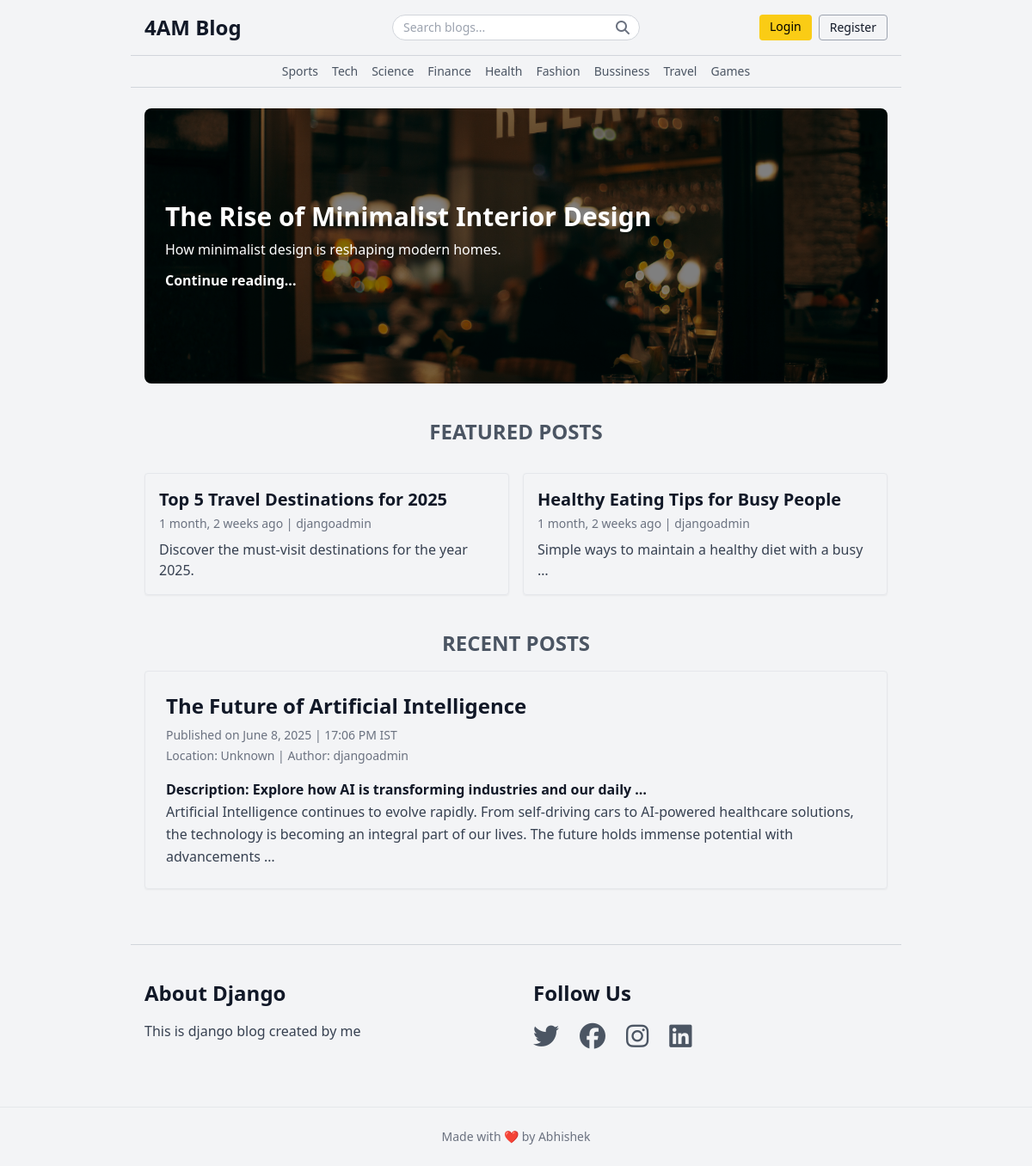
The page / on the database its author committed.
### blogs/models.py (models this page shows, shortened)
class Category(models.Model):
    category_name = models.CharField(max_length=50, unique=True)
    created_at = models.DateTimeField(auto_now_add=True)
    updated_at = models.DateTimeField(auto_now=True)
    class Meta:
        verbose_name_plural = 'categories'

class Blog(models.Model):
    title = models.CharField(max_length=100)
    slug = models.SlugField(max_length=150, unique=True, blank=True)
    category = models.ForeignKey(Category, on_delete=models.CASCADE)
    author = models.ForeignKey(User, on_delete=models.CASCADE)
    featured_image = models.ImageField(upload_to='uploads/%Y/%m/%d')
    short_description = models.TextField(max_length=500)
    blog_body = models.TextField(max_length=2000)
    status = models.CharField(
        max_length=20, choices=STATUS_CHOICES, default="Draft")
    is_featured = models.BooleanField(default=False)
    created_at = models.DateTimeField(auto_now_add=True)
    updated_at = models.DateTimeField(auto_now=True)

### blog_about/models.py (models this page shows, shortened)
class About(models.Model):
    about_heading = models.CharField(max_length=50)
    about_description = models.TextField(max_length=255)
    created_at = models.DateTimeField(auto_now_add=True)
    updated_at = models.DateTimeField(auto_now=True)
    class Meta:
        verbose_name_plural = 'About'

class SocialLink(models.Model):
    plateform = models.CharField(max_length=25)
    link = models.URLField(max_length=100)
    created_at = models.DateTimeField(auto_now_add=True)
    updated_at = models.DateTimeField(auto_now=True)

### blog_main/views.py (the view)
# urls.py: 2. Add a URL to urlpatterns:  path('', views.home, name='home')
def home(request):
    featured_posts = Blog.objects.filter(
        is_featured=True, status='Published').order_by('updated_at', )
    posts = Blog.objects.filter(is_featured=False, status='Published')
    try:
        about = About.objects.get()
    except:
        about = None
    context = {
        'featured_posts': featured_posts,
        'posts': posts,
        'about': about
    }
    return render(request, 'home.html', context)

### blogs/context_processors.py (called while the page is built)
def get_categories(request):
    categories = Category.objects.all()
    return dict(categories=categories)

def get_social_links(request):
    social_links = SocialLink.objects.all()
    return dict(social_links=social_links)

### templates/home.html (shortened to what this page needs)
{% extends "base.html" %}
{% load static %}
{% block content %}
{% for post in featured_posts %}
  {% if forloop.first %}
  <section class="max-w-4xl mx-auto px-4 mt-6">
    <div class="relative rounded-lg overflow-hidden h-64 md:h-80">
      <img src="{{ post.featured_image.url }}" alt="{{ post.title }}"
           class="absolute inset-0 w-full h-full object-cover brightness-50" />
      <div class="relative z-10 text-white p-6 h-full flex flex-col justify-center">
        <h2 class="text-3xl font-semibold mb-2">{{ post.title }}</h2>
        <p class="mb-3">{{ post.short_description }}</p>
        <a href="{% url 'blogs' post.slug %}" class="font-bold hover:text-yellow-300">Continue reading...</a>
      </div>
    </div>
  </section>
  {% endif %}
{% endfor %}
<section class="max-w-4xl mx-auto px-4 mt-10 grid gap-4 md:grid-cols-2">
  <div class="md:col-span-2 mb-4">
    <h2 class="text-2xl font-bold text-gray-600 uppercase text-center">Featured Posts</h2>
  </div>
  {% for post in featured_posts %}
    {% if not forloop.first %}
    <div class="border p-4 rounded shadow-sm">
      <h3 class="text-xl font-semibold mb-1">{{ post.title }}</h3>
      <p class="text-sm text-gray-500">{{ post.created_at|timesince }} ago | {{ post.author }}</p>
      <p class="mt-2 text-gray-700">{{ post.short_description|truncatewords:10 }}</p>
    </div>
    {% endif %}
  {% endfor %}
</section>
{% for post in posts %}
<section class="max-w-4xl mx-auto px-4 mt-10">
  <div class="md:col-span-2 mb-4">
    <h2 class="text-2xl font-bold text-gray-600 uppercase text-center">Recent Posts</h2>
  </div>
  <div class="sample_blog_post border p-6 rounded shadow-sm">
    <h2 class="text-2xl font-bold mb-2">{{ post.title }}</h2>
    <p class="text-sm text-gray-500 mb-1">
      Published on {{ post.created_at|date:"F j, Y" }} | {{ post.created_at|time:"H:i A" }} IST
    </p>
    <p class="text-sm text-gray-500 mb-4">
      Location: {{ post.author.profile.location|default:"Unknown" }} |
      Author: {{ post.author|default:post.author }}
    </p>
    <p class="font-bold leading-relaxed">
      {{ post.short_description|truncatewords:10 }}
    </p>
    <p class="text-gray-700 leading-relaxed">
      {{ post.blog_body|truncatewords:30 }}
    </p>
  </div>
</section>
{% endfor %}
<section class="max-w-4xl mx-auto px-4 mt-16 grid md:grid-cols-2 gap-10 border-t border-gray-300 pt-10">
  <div>
    <h3 class="text-2xl font-semibold mb-4">{{ about.about_heading }}</h3>
    <p class="text-gray-700">
      {{ about.about_description }}
    </p>
  </div>
  <div>
    <h3 class="text-2xl font-semibold mb-4">Follow Us</h3>
    {% if social_links %}
    <div class="flex space-x-6 text-3xl text-gray-600">
      {% for i in social_links %}
      <a href="https://twitter.com/yourprofile" target="_blank" class="hover:text-blue-500"><i class="fab fa-twitter"></i></a>
      <a href="https://facebook.com/yourprofile" target="_blank" class="hover:text-blue-700"><i class="fab fa-facebook"></i></a>
      <a href="https://instagram.com/yourprofile" target="_blank" class="hover:text-pink-600"><i class="fab fa-instagram"></i></a>
      <a href="{{ i.link }}" target="_blank" class="hover:text-blue-800"><i class="fab fa-linkedin"></i></a>
      {% endfor %}
    </div>
    {% endif %}
  </div>
</section>
{% endblock %}

### templates/base.html (shortened to what this page needs)
{% load static %}
<!DOCTYPE html>
<html lang="en">
<head>
  <script src="https://cdn.tailwindcss.com"></script>
  <link rel="stylesheet" href="https://cdnjs.cloudflare.com/ajax/libs/font-awesome/6.5.0/css/all.min.css" />
</head>
<body class="bg-gray-100 text-gray-900 font-sans ">
 <header class="max-w-4xl mx-auto px-4 py-4 border-b border-gray-300 flex items-center justify-between">
  <div class="w-1/3">
    <h1 class="text-2xl font-bold">
      <a href="/" class="hover:text-green-800 hover:transition hover:duration-700">4AM Blog</a>
    </h1>
  </div>
  <div class="w-1/3 flex justify-center">
    <form method="get" action="{% url 'search' %}" class="relative w-full max-w-xs">
      <input
        type="text"
        name="keyword"
        value="{{ keyword }}"
        placeholder="Search blogs..."
        class="w-full px-3 py-1 border border-gray-300 rounded-full text-sm focus:outline-none focus:ring-2 focus:ring-yellow-400"
      />
      <button type="submit" class="absolute right-3 top-1/2 transform -translate-y-1/2 text-gray-500 hover:text-yellow-500">
        <i class="fas fa-search"></i>
      </button>
    </form>
  </div>
  <div class="w-1/3 flex justify-end space-x-2">
    {% if not user.is_authenticated %}
    <a href="{% url 'login' %}" class="px-3 py-1 bg-yellow-400 text-black rounded text-sm hover:bg-yellow-300">Login</a>
    <a href="{% url 'register' %}" class="px-3 py-1 border border-gray-400 rounded text-sm hover:bg-gray-100">Register</a>
    {% else %}
      <span class="px-3 py-1 border border-gray-400 rounded text-sm hover:bg-gray-100"> <a href="{% url 'dashboard' %}">Dashboard</a> </span>
      <a href="{% url 'logout' %}" class="px-3 py-1 bg-yellow-400 text-black rounded text-sm hover:bg-yellow-300"> Logout </a>
    {% endif %}
  </div>
</header>
  <nav class="justify-center max-w-4xl mx-auto px-4 py-2 border-b border-gray-300 text-sm text-gray-600 flex space-x-4 overflow-x-auto">
    {% for cat in categories %}
      <a href="{% url 'posts_by_category' cat.id %}" class="hover:text-black">{{ cat.category_name }}</a>
    {% endfor %}
  </nav>
  {% block content %}
  {% endblock %}
  <footer class="mt-16 py-6 text-center text-sm text-gray-500 border-t border-gray-200">
    <p>Made with ❤️ by Abhishek</p>
  </footer>
</body>
</html>

### rows shown on the page
Category: category_name "Sports"
Category: category_name "Tech"
Category: category_name "Science"
Category: category_name "Finance"
Category: category_name "Health"
Category: category_name "Fashion"
Category: category_name "Bussiness"
Category: category_name "Travel"
Category: category_name "Games"
Blog: featured_image (picture), title "The Rise of Minimalist Interior Design", short_description "How minimalist design is reshaping modern homes."
Blog: title "Top 5 Travel Destinations for 2025", created_at "1 month, 2 weeks", author "djangoadmin", short_description "Discover the must-visit destinations for the year 2025."
Blog: title "Healthy Eating Tips for Busy People", created_at "1 month, 2 weeks", author "djangoadmin", short_description "Simple ways to maintain a healthy diet with a busy …"
Blog: title "The Future of Artificial Intelligence", created_at "June 8, 2025", created_at "17:06 PM", author.profile.location "Unknown", author "djangoadmin", short_description "Description: Explore how AI is transforming industries and our daily …", blog_body "Artificial Intelligence continues to evolve rapidly. From self-driving cars to AI-powered healthcare solutions, the technology is becoming an integral part of our lives. The future holds immense potential with advancements …"
About: about_heading "About Django", about_description "This is django blog created by me"
